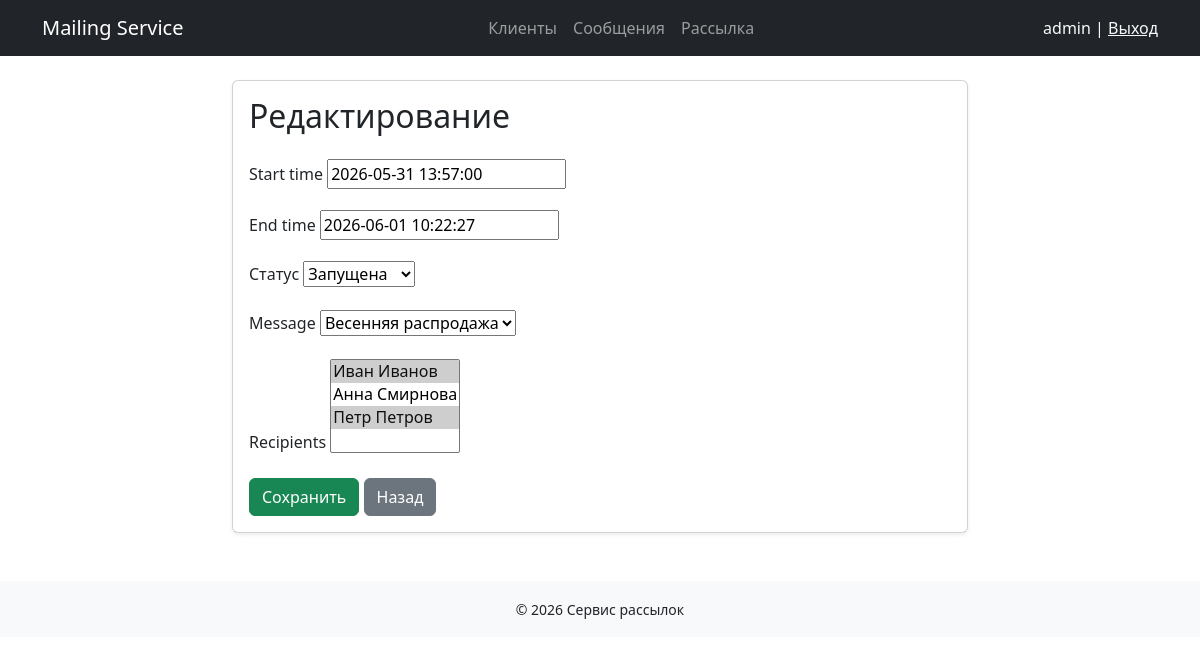
The page /mailing/1/update/ (signed in) on the database as committed earlier.
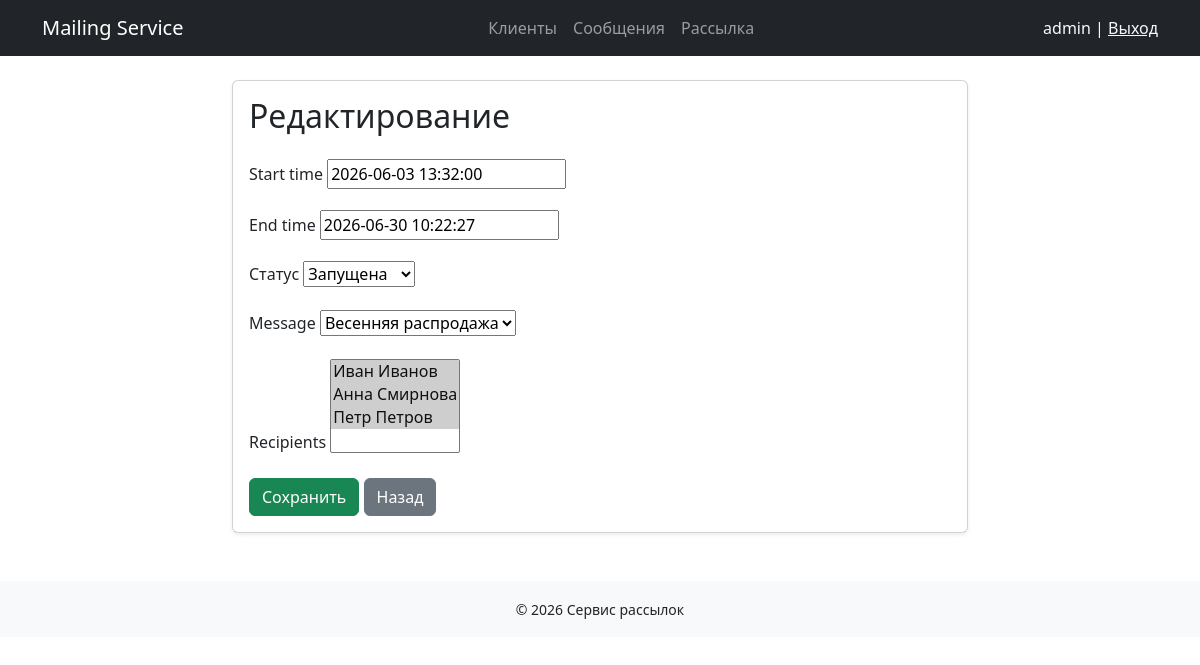
The same page on the database as committed later.
### mailing/models.py (models this page shows, shortened)
class Mailing(models.Model):
    start_time = models.DateTimeField()
    end_time = models.DateTimeField()
    CREATED = 'Created'
    RUNNING = 'Running'
    COMPLETED = 'Completed'
    status_list = [
        (COMPLETED, 'Завершена'),
        (CREATED, 'Создана'),
        (RUNNING, 'Запущена')
    ]
    status = models.CharField(
        max_length=20,
        choices = status_list,
        verbose_name= 'Статус'
    )
    message = models.ForeignKey(Message, on_delete=models.CASCADE)
    recipients = models.ManyToManyField(Recipient)

### mailing/views.py (the view)
# urls.py: path("mailing/<int:pk>/update/", MailingUpdateView.as_view(), name="mailing_update"),
class MailingUpdateView(BaseUpdateView):
    model = Mailing
    form_class = MailingForm
    template_name = 'mailing/form.html'
    success_url = reverse_lazy('mailing:mailing_list')

### mailing/forms.py (shortened to what this page needs)
class MailingForm(forms.ModelForm):
    class Meta:
        model = Mailing
        fields = '__all__'

### mailing/models.py (called while the page is built)
    def __str__(self):
        return self.full_name

    def __str__(self):
        return self.subject

### mailing/templates/mailing/form.html (shortened to what this page needs)
{% extends 'mailing/base.html' %}
{% block content %}
<div class="row justify-content-center">
    <div class="col-md-8">
        <div class="card shadow-sm">
            <div class="card-body">
                <h2 class="mb-4">
                    {% if object %}
                        Редактирование
                    {% else %}
                        Создание
                    {% endif %}
                </h2>
                <form method="post">
                    {% for field in form %}
                        <div class="mb-3">
                            <label class="form-label">
                                {{ field.label }}
                            </label>
                            {{ field }}
                        </div>
                    {% endfor %}
                    <button type="submit" class="btn btn-success">
                        Сохранить
                    </button>
                    <a href="javascript:history.back()" class="btn btn-secondary">
                        Назад
                    </a>
                </form>
            </div>
        </div>
    </div>
</div>
{% endblock %}

Rows that differ between the two databases and show on the page:
changed Mailing "Запущена": start_time "2026-05-31 13:57:00" → "2026-06-03 13:32:00"; end_time "2026-06-01 10:22:27" → "2026-06-30 10:22:27"
Other text that changed with them:
form field recipients: "Иван Иванов ☑ / Анна Смирнова / Петр Петров ☑" → "Иван Иванов ☑ / Анна Смирнова ☑ / Петр Петров ☑"
